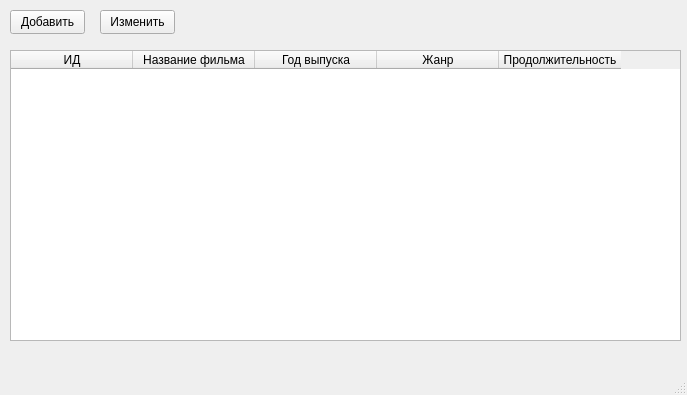
<?xml version="1.0" encoding="UTF-8"?>
<ui version="4.0">
 <class>MainWindow</class>
 <widget class="QMainWindow" name="MainWindow">
  <property name="geometry">
   <rect>
    <x>0</x>
    <y>0</y>
    <width>687</width>
    <height>395</height>
   </rect>
  </property>
  <property name="windowTitle">
   <string>MainWindow</string>
  </property>
  <widget class="QWidget" name="centralwidget">
   <widget class="QLabel" name="label">
    <property name="geometry">
     <rect>
      <x>10</x>
      <y>410</y>
      <width>701</width>
      <height>16</height>
     </rect>
    </property>
    <property name="text">
     <string/>
    </property>
   </widget>
   <widget class="QPushButton" name="pushButton">
    <property name="geometry">
     <rect>
      <x>10</x>
      <y>10</y>
      <width>75</width>
      <height>24</height>
     </rect>
    </property>
    <property name="text">
     <string>Добавить</string>
    </property>
   </widget>
   <widget class="QTableWidget" name="tableWidget">
    <property name="geometry">
     <rect>
      <x>10</x>
      <y>50</y>
      <width>671</width>
      <height>291</height>
     </rect>
    </property>
    <attribute name="horizontalHeaderDefaultSectionSize">
     <number>122</number>
    </attribute>
    <column>
     <property name="text">
      <string>ИД</string>
     </property>
    </column>
    <column>
     <property name="text">
      <string>Название фильма</string>
     </property>
    </column>
    <column>
     <property name="text">
      <string>Год выпуска</string>
     </property>
    </column>
    <column>
     <property name="text">
      <string>Жанр</string>
     </property>
    </column>
    <column>
     <property name="text">
      <string>Продолжительность</string>
     </property>
    </column>
   </widget>
   <widget class="QPushButton" name="pushButton_2">
    <property name="geometry">
     <rect>
      <x>100</x>
      <y>10</y>
      <width>75</width>
      <height>24</height>
     </rect>
    </property>
    <property name="text">
     <string>Изменить</string>
    </property>
   </widget>
  </widget>
  <widget class="QMenuBar" name="menubar">
   <property name="geometry">
    <rect>
     <x>0</x>
     <y>0</y>
     <width>687</width>
     <height>22</height>
    </rect>
   </property>
  </widget>
  <widget class="QStatusBar" name="statusbar"/>
 </widget>
 <resources/>
 <connections/>
</ui>
